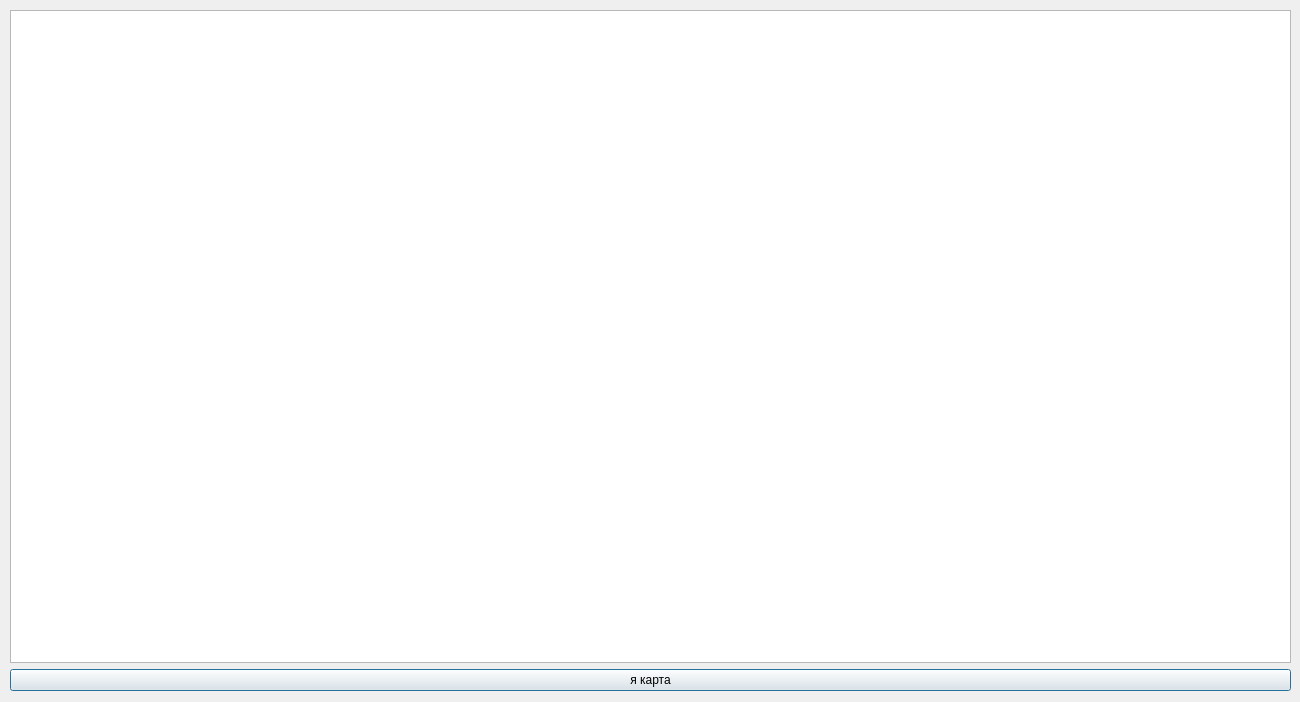
<?xml version="1.0" encoding="UTF-8"?>
<ui version="4.0">
 <class>TableWindow</class>
 <widget class="QDialog" name="TableWindow">
  <property name="geometry">
   <rect>
    <x>0</x>
    <y>0</y>
    <width>1300</width>
    <height>702</height>
   </rect>
  </property>
  <property name="windowTitle">
   <string>Dialog</string>
  </property>
  <widget class="QWidget" name="">
   <property name="geometry">
    <rect>
     <x>10</x>
     <y>10</y>
     <width>1281</width>
     <height>681</height>
    </rect>
   </property>
   <layout class="QVBoxLayout" name="verticalLayout">
    <item>
     <widget class="QTableWidget" name="tableWidget">
      <property name="showGrid">
       <bool>true</bool>
      </property>
     </widget>
    </item>
    <item>
     <widget class="QPushButton" name="pushButton">
      <property name="text">
       <string>я карта</string>
      </property>
     </widget>
    </item>
   </layout>
  </widget>
 </widget>
 <resources/>
 <connections/>
</ui>
